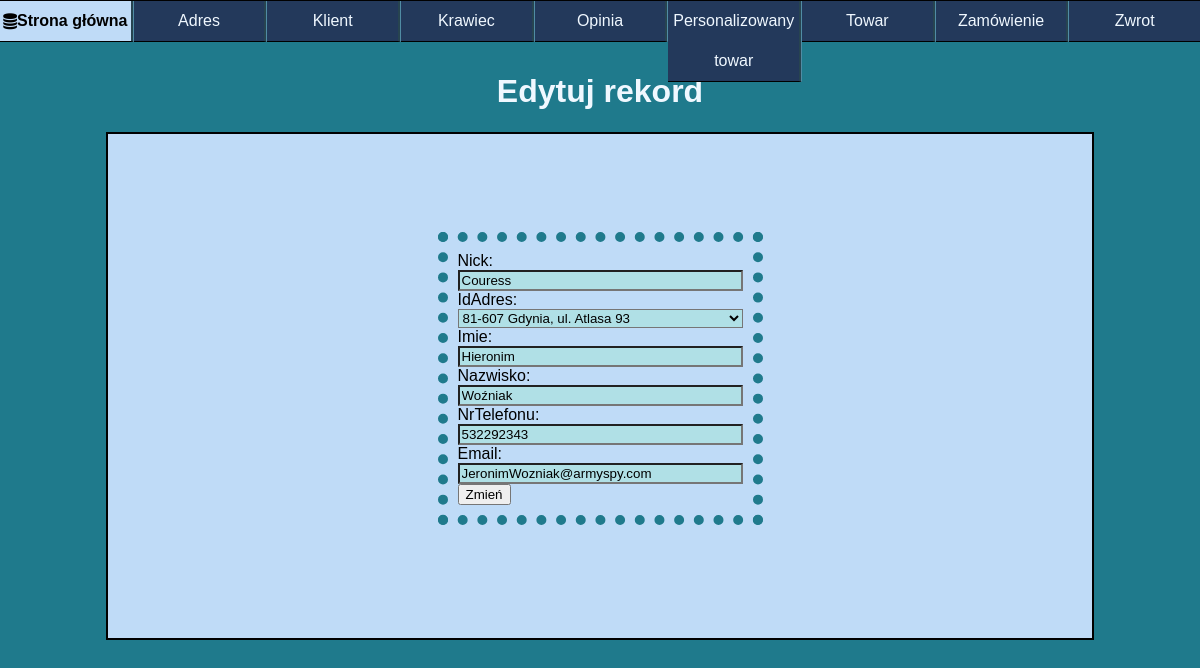
The page /edit/klient/Couress on the database its author committed.
### aplikacja/models.py (models this page shows, shortened)
class Klient(models.Model):
    Nick = models.CharField(primary_key=True,max_length=20)
    idAdres = models.ForeignKey("Adres", blank=True, on_delete=models.SET_NULL, null=True)
    Imie = models.CharField(max_length=50)
    Nazwisko = models.CharField(max_length=50)
    nrTelefonu = models.CharField(max_length=9)
    Email = models.CharField(max_length=30)

class Adres(models.Model):
    idAdres = models.IntegerField(primary_key=True)
    kodPocztowy = models.CharField(max_length=6)
    Miasto = models.CharField(max_length=30)
    Ulica = models.CharField(max_length=20)
    nrDomu = models.CharField(max_length=10)
    def __str__(self):
        return self.all()
    def all(self):
        return "{} {}, ul. {} {}".format(self.kodPocztowy, self.Miasto, self.Ulica, self.nrDomu)

### aplikacja/views.py (the view)
# urls.py: path('edit/klient/<str:id>',klientEdit),
def klientEdit(request, id):
    edit = get_object_or_404(Klient, pk=id)
    form = KlientForm(request.POST or None, instance=edit)
    if form.is_valid():
        form.save()
    return render(request, 'edit.html',{'form': form})

### aplikacja/formularz.py
class KlientForm(ModelForm):
    class Meta:
        model = Klient
        fields = ['Nick', 'idAdres', 'Imie', 'Nazwisko', 'nrTelefonu', 'Email']

### templates/edit.html (shortened to what this page needs)
{% load static %}
<html lang="pl" xmlns="http://www.w3.org/1999/xhtml">
<head>
    <link rel="stylesheet" type="text/css" href="{% static 'style.css' %}"/>
    <link rel="stylesheet" href="https://cdnjs.cloudflare.com/ajax/libs/font-awesome/4.7.0/css/font-awesome.min.css">
</head>
<body>
    <div id="menu">
        <ol>
            <li><a href="/index"><i class="fa fa-database" href="/index"></i> Strona główna</a></li>
            <li><a href="/adres">Adres</a></li>
            <li><a href="/klient">Klient</a></li>
            <li><a href="/krawiec">Krawiec</a></li>
            <li><a href="/opinia">Opinia</a></li>
            <li><a href="/personalizowany_towar">Personalizowany towar</a></li>
            <li><a href="/towar">Towar</a></li>
            <li><a href="/zamowienie">Zamówienie</a></li>
            <li><a href="/zwrot">Zwrot</a></li>
        </ol>
    </div>
    <header>
        <h1>
            Edytuj rekord
        </h1>
    </header>
    <div id="content">
            <form method="post">
                {{form}}
                <button type="submit">Zmień</button>
            </form>
    </div>
</body>
</html>

### aplikacja/static/style.css (style rules this page uses)
html { position: relative; min-height:100%; box-sizing:border-box; font-family: 'Ubuntu', sans-serif; }
body { background-color: #1F7A8C; margin: 0; }
#menu { border-top: 1px solid black; width: 100%; text-align: center; margin-right: auto; margin-left: auto; position: fixed; top: 0; z-index: 100; display:inline-block; }
#menu > ol { margin: 0; padding: 0; display: flex; height: 100%; min-height:5vh; line-height: 5vh; list-style:none; }
#menu > ol li { list-style: none; float: left; height:100%; border-right: 3px groove #508CA4; width: 100%; background-color: #23395B; border-bottom: 1px solid black; }
#menu > ol li:last-child { border-right:none; }
#menu > ol li a { text-decoration: none; width:100%; height:100%; justify-content:center; align-items:center; display:flex; background-color:#23395B; outline:none; color:aliceblue; }
#menu > ol li:first-child a { background-color: #BFDBF7; color:black; font-weight: bold; }
header { width: 90%; text-align: center; margin-right: auto; margin-left: auto; margin-top: 1%; color: aliceblue; height:10%; padding-top:5vh; }
#content { display: flex; border: 2px solid; background-color: #BFDBF7; width:80%; text-align: justify; margin-right: auto; margin-left: auto; padding: 1%; min-height: 60vh; margin-bottom: 100px; }
#content { align-items: center; flex-direction: column; justify-content: center; }
form { display: flex; align-items: flex-start; flex-direction: column; align-self:center; border:10px dotted #1F7A8C; padding:10px; }
[id^='id_'] { background-color:powderblue; width: 100%; }

### rows shown on the page
Klient: Nick "Couress", Imie "Hieronim", Nazwisko "Woźniak", nrTelefonu "532292343", Email "JeronimWozniak@armyspy.com"
Adres: idAdres "81-607 Gdynia, ul. Atlasa 93"
